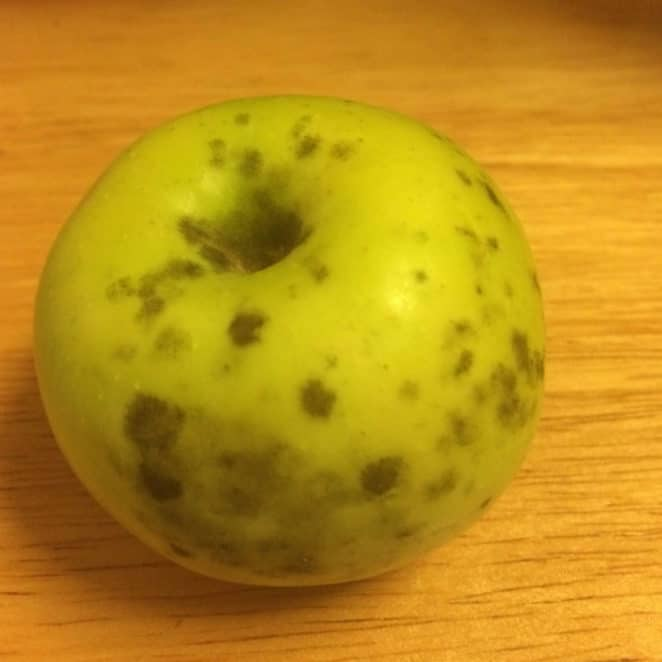
%> input picture Image_Dataset/apple_spots.jpg, 662 x 662 px
$ octave removeBackground.m   (GNU Octave 9; MATLAB toolbox functions it lacks are replaced by stand-ins)
%> lines starting %> are read from the running program, lines starting %| are printed output that depends on the picture
close all;
clc;
clear;

I = imread("apple_spots.jpg");
%> I is the input picture: size 662x662x3 uint8; mean R, G, B 187.7, 140.7, 23.1
I_gray = rgb2gray(I);
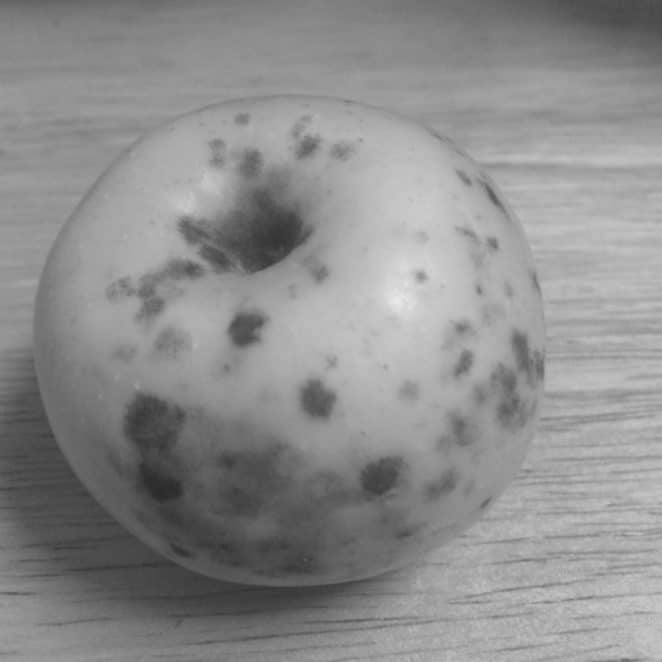
%> I_gray: size 662x662 uint8; min 42, max 233, mean 141.3
imshow(I);

L = superpixels(I, 500);
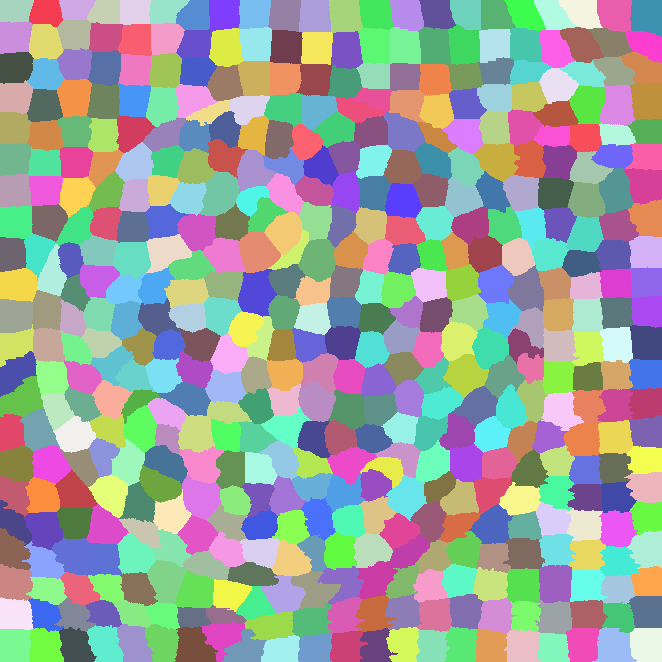
%> L: size 662x662 double; 484 distinct labels, from 1 to 484; one colour per label, 0 black

%> (the run ends here)

$ run again, with Image_Dataset/apple_ring.jpg copied over Image_Dataset/apple_spots.jpg
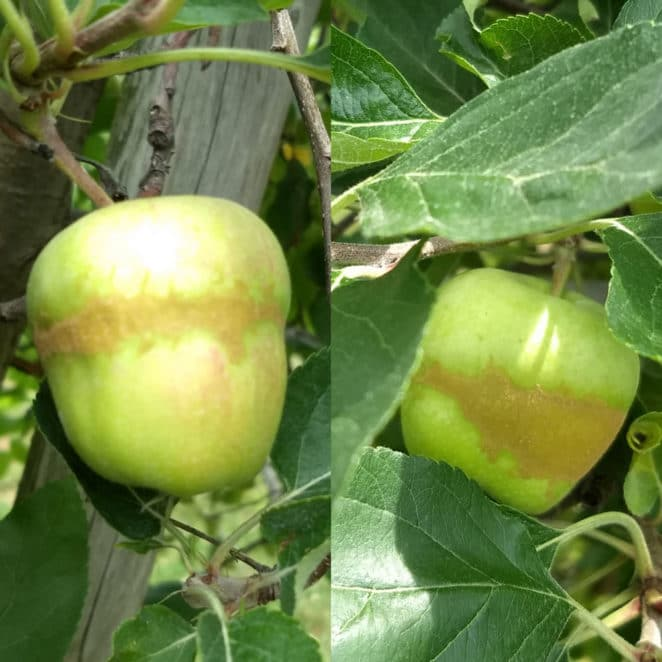
%> input picture Image_Dataset/apple_ring.jpg, 662 x 662 px
%> I is the input picture: size 662x662x3 uint8; mean R, G, B 113, 134.9, 71.4
%> `I_gray = rgb2gray(I);`:
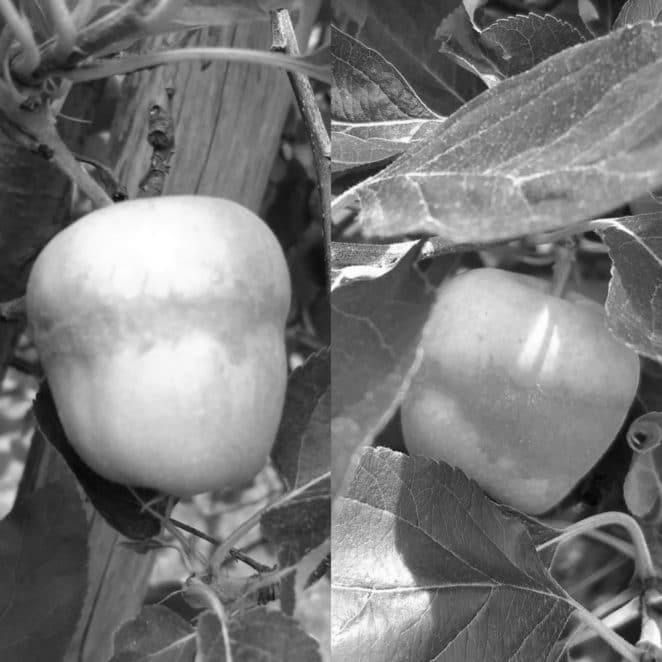
%> I_gray: size 662x662 uint8; min 4, max 255, mean 121.1
%> `L = superpixels(I, 500);`:
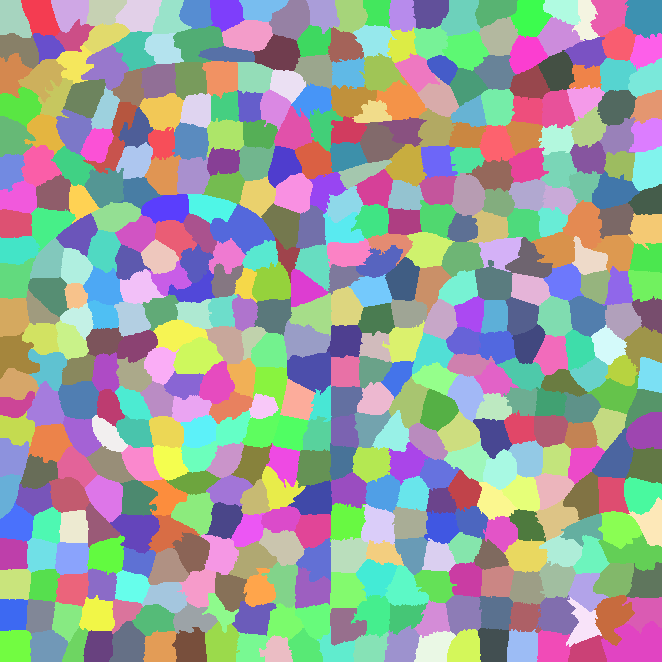
%> L: size 662x662 double; 481 distinct labels, from 1 to 481; one colour per label, 0 black

$ run again, with Image_Dataset/apple_scab.jpg copied over Image_Dataset/apple_spots.jpg
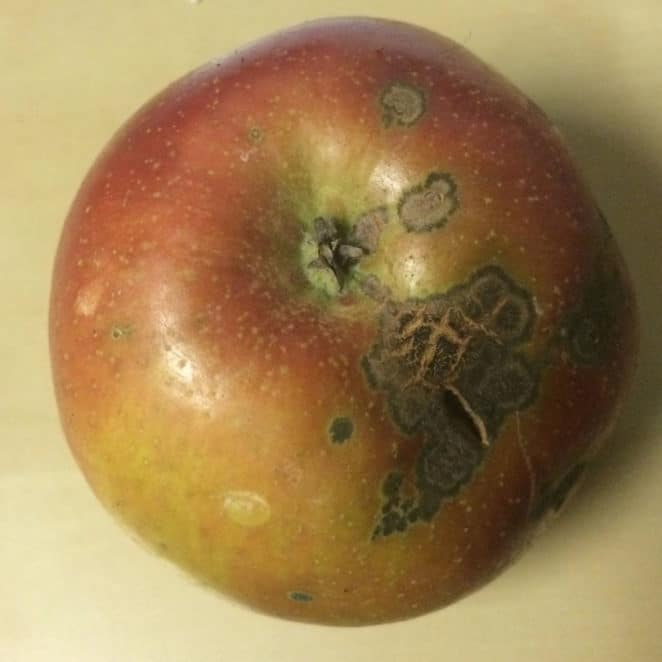
%> input picture Image_Dataset/apple_scab.jpg, 662 x 662 px
%> I is the input picture: size 662x662x3 uint8; mean R, G, B 157.4, 128.3, 82.6
%> `I_gray = rgb2gray(I);`:
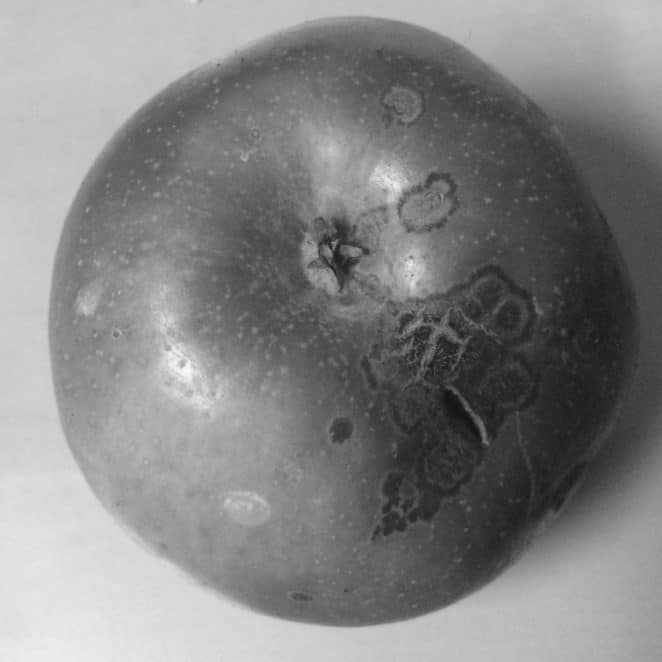
%> I_gray: size 662x662 uint8; min 16, max 248, mean 131.8
%> `L = superpixels(I, 500);`:
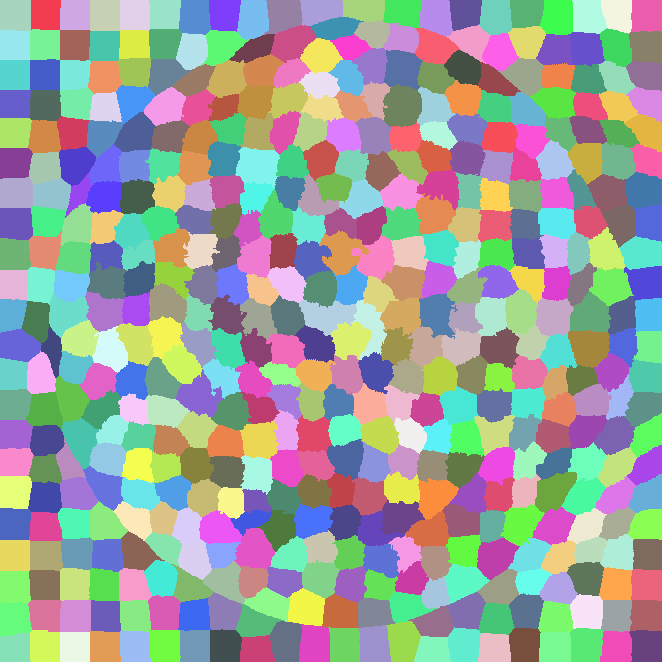
%> L: size 662x662 double; 482 distinct labels, from 1 to 482; one colour per label, 0 black

$ run again, with Image_Dataset/apple_streaks.jpg copied over Image_Dataset/apple_spots.jpg
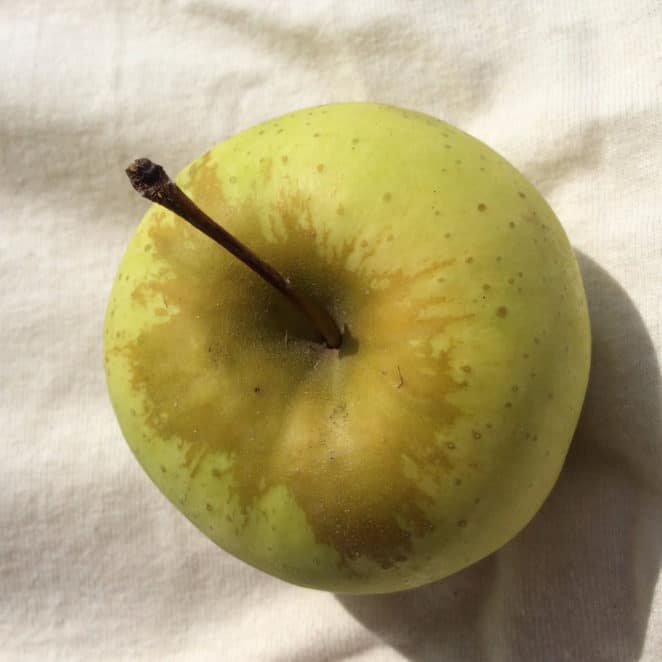
%> input picture Image_Dataset/apple_streaks.jpg, 662 x 662 px
%> I is the input picture: size 662x662x3 uint8; mean R, G, B 173.6, 161.1, 118.8
%> `I_gray = rgb2gray(I);`:
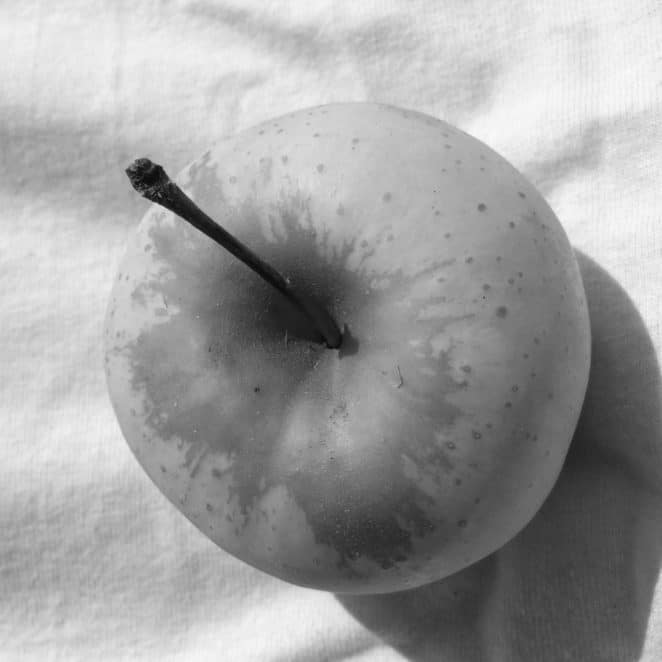
%> I_gray: size 662x662 uint8; min 6, max 252, mean 160.1
%> `L = superpixels(I, 500);`:
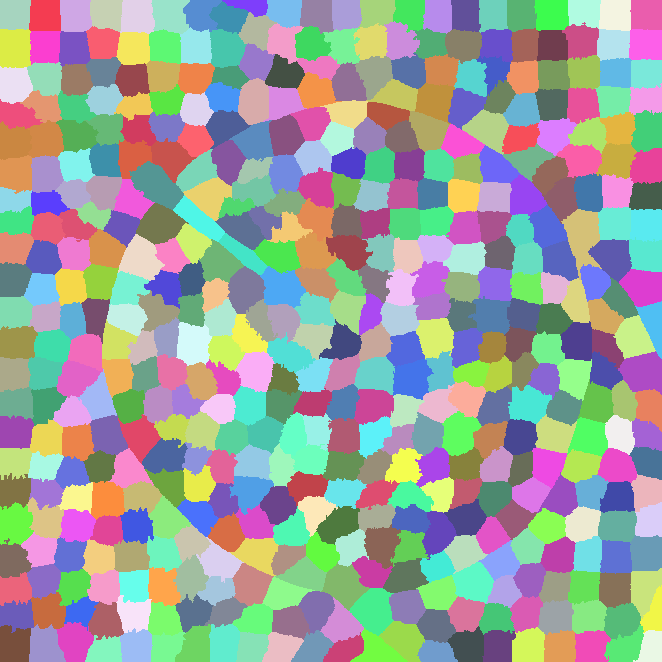
%> L: size 662x662 double; 483 distinct labels, from 1 to 483; one colour per label, 0 black
